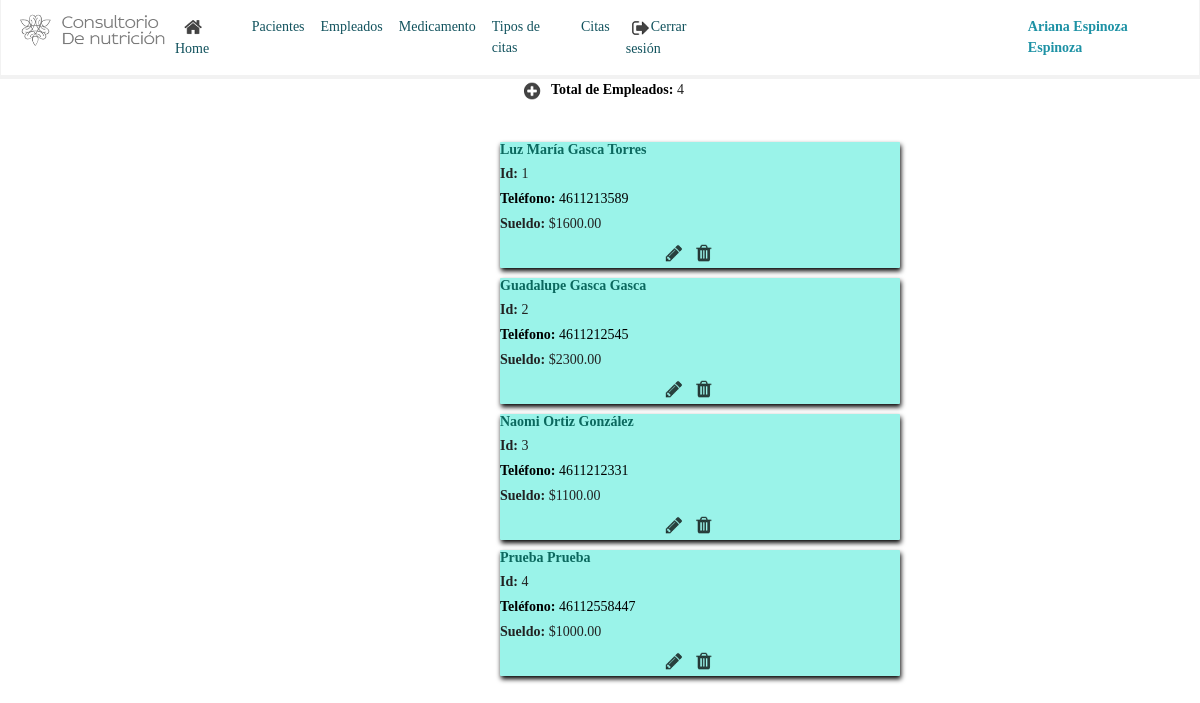
Screenshot of /administrador/empleados.php?E=4 with the database file from the repository.
### tables this page shows
CREATE TABLE `empleados` (
  `id_empleado` int(11) NOT NULL,
  `nombre` varchar(30) NOT NULL,
  `apellidos` varchar(30) NOT NULL,
  `telefono` varchar(15) NOT NULL,
  `sueldo` decimal(10,2) NOT NULL
);

### herramientas.php (called while the page is built, shortened)
<?php
class baseDatos
{
	var $cone;
	function inicializa($serv="localhost",$user="root",$puser="",$bd="nutricion"){
		$this->cone=mysqli_connect($serv,$user,$puser,$bd);
	}
	function consulta($query){
		$this->bloque=mysqli_query($this->cone,$query);
		if (strpos(strtoupper($query), "SELECT")!==false) {
			$this->numTuplas=mysqli_num_rows($this->bloque);
		}
		else{
		}
	}
}
?>

### administrador/class/classEmpleado.php (the view, shortened to what this page needs)
<?php
	class Empleado extends baseDatos{
			function totalEmpleados(){
				$cad="select id_empleado, concat(nombre,' ',apellidos) as nombre,telefono, sueldo from empleados";
				$this->consulta($cad);
				$usuarios=$this->numTuplas;
				$imprime="<div style='text-align:center;'><a id='nuevo' onmouseover='a_onClick' onclick='mostrarNuevo()'><img id='add' src='../imagenes/img_trans.png'/></a><b style='font-family:Century Gothic; color:black; margin-left:5px;'>Total de Empleados: </b>".$usuarios."</div><br/>";
				$top=20;
				for ($i=0; $i < $this->numTuplas; $i++) {
					$tupla=mysqli_fetch_array($this->bloque);
					$imprime.='<div style="margin-top:'.$top.'px; margin-bottom:20px; margin-left:500px; position:absolute; background-color:#9AF3E9; display: block; width:400px; box-shadow: 1px 3px 5px #000;
						 border-radius: 1px;">
						<div>
						<h6 id="nom'.$i.'" style="font-family:Century Gothic; font-weight:bold; color:#0B685E">'.$tupla[1].'</h6><h6><b>Id:</b> '.$tupla[0].'</h6><h6 style="font-family:Century Gothic; color:black"><b>Teléfono:</b> '.$tupla[2].'</h6><h6><b>Sueldo:</b> $'.$tupla[3].'</h6>
						</div>
						<div style="text-align:center; display: inline-flex; margin-left:40%; margin-bottom:5px;"><a id="editar" onmouseover="c_onClick" onclick="mostrarEditar('.$tupla[0].')"><img id="edit" src="../imagenes/img_trans.png"/></a><a id="borrar" onmouseover="b_onClick" onclick="borrar('.$tupla[0].')"><img id="delete" src="../imagenes/img_trans.png"/></a></div>
						</div><br/> ';
					$top+=115;
				}
			return $imprime;
		}
	}
	$objetoEmpleado=new Empleado();
?>

### administrador/empleados.php (shortened to what this page needs)
<!DOCTYPE html>
<html>
<head>
  	<link rel="stylesheet" type="text/css" href="../jquery-confirm.css">
</head>
<body>
    <?php
include "header.php";
if(isset($_GET['E'])){
    $E=$_GET['E'];
    switch ($E) {
	case 4:
	include ("class/classEmpleado.php");
    echo $objetoEmpleado->totalEmpleados();
	break;
	}
}
?>
</body>
</html>

### administrador/header.php (shortened to what this page needs)
<!DOCTYPE html>
<html>
<head>
  <link rel="stylesheet" type="text/css" href="../bootstrap.css">
</head>
<body>
  <nav class="navbar navbar-expand-lg navbar-light bg-light">
    <div style="display: inline-flex;">
     <ul class="navbar-nav mr-auto">
      <li class="nav-item active"><img src="../imagenes/logo.png" width="150px"/></li>
      <li class="nav-item active">
        <a class="nav-link" href="home.php?E=1"  style="color: #11525D;"><img id="home" src="../imagenes/img_trans.png"/>Home<span class="sr-only">(current)</span></a>
      </li>
      <li class="nav-item">
        <a class="nav-link" href="paciente.php" style="color: #11525D; ">Pacientes</a>
      </li>
      <li class="nav-item">
        <a class="nav-link" href="empleados.php?E=4" style="color: #11525D; ">Empleados</a>
      </li>
      <li class="nav-item">
        <a class="nav-link" href="medicamento.php" style="color: #11525D; ">Medicamento</a></li>
       <li class="nav-item">
            <a class="nav-link" href="tipoCita.php?E=4" style="color: #11525D; ">Tipos de citas</a></li>
      <li class="nav-item">
        <a class="nav-link" href="cita.php" style="color: #11525D; ">Citas</a>
      </li>
      <li class="nav-item">
        <a class="nav-link" href="../login.php" style="color: #11525D; "><img id="salir" src="../imagenes/img_trans.png"/>Cerrar sesión</a>
      </li>
    </ul>
    <div class="form-inline my-2 my-lg-0" style="margin-left: 300px;">
      <span style="font-family: Century Gothic; color: #1E92A5;"><b>Ariana Espinoza Espinoza</b></span>
    </div>
  </div>
</nav>
</body>
</html>

### administrador/empleados.php (style rules this page uses)
#edit { background: url("../imagenes/iconos.png"); background-position: -95px -80px; cursor:pointer; width: 30px; height: 20px; }
#delete { background: url("../imagenes/iconos.png"); background-position: -120px -100px; cursor:pointer; width: 30px; height: 20px; }
#add { background: url("../imagenes/iconos.png"); background-position: -387px -20px; cursor:pointer; width: 30px; height: 20px; }

### administrador/header.php (style rules this page uses)
#home { background: url("../imagenes/iconos.png"); background-position: -165px -41px; cursor:pointer; width: 30px; height: 20px; }
#salir { background: url("../imagenes/iconos.png"); background-position: -45px -140px; cursor:pointer; width: 25px; height: 20px; }
body { font-family: Century Gothic; }

### rows the page displays
empleados: tupla "Luz María Gasca Torres", id_empleado "1", telefono "4611213589", sueldo "1600.00"
empleados: tupla "Guadalupe Gasca Gasca", id_empleado "2", telefono "4611212545", sueldo "2300.00"
empleados: tupla "Naomi Ortiz González", id_empleado "3", telefono "4611212331", sueldo "1100.00"
empleados: tupla "Prueba Prueba", id_empleado "4", telefono "46112558447", sueldo "1000.00"

### other values shown
$usuarios "4"
